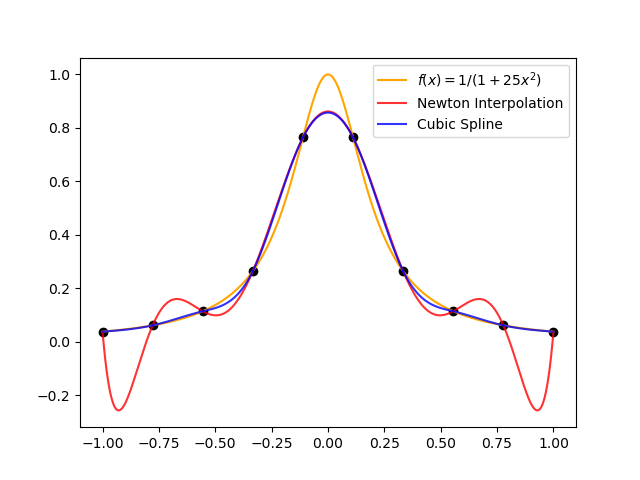

Generate this figure with Python:
# python 3.8.13
# NewtonInterpolation_q1.py

# Created on Oct 18 09:40:21 2022
# @author: yinchaoyang
# --- utf-8 ---

# Use the Newton Interpolation and Cubic Spline Interpolation Method
# to interpolate the function 1 / (1 + 25 * x^2) with the given points.

import numpy as np
import matplotlib.pyplot as plt

import NewtonInterpolation
import CubicSplineInterpolation


def function(x):
    return 1 / (1 + 25 * x**2)

points_x = np.linspace(-1, 1, 10)
points_y = function(points_x)
plt.scatter(points_x, points_y, color='black')

# the real function
x = np.linspace(-1, 1, 1000)
y = function(x)
plt.plot(x, y, 'orange', label='$f(x) = 1 / (1 + 25x^2)$')

# newton interpolation
x1 = np.linspace(-1, 1, 1000)
y1 = NewtonInterpolation.newtonInterpolation(points_x, points_y, x1)
plt.plot(x1, y1, 'r', alpha=0.8, label = "Newton Interpolation")

# cubic spline interpolation
DD_function_x2 = CubicSplineInterpolation.cubicSpine(points_x, points_y)
for i in range(len(points_x) - 1):
    x_i = np.linspace(points_x[i], points_x[i + 1], 100)
    y_i = DD_function_x2[i] / (6 * (points_x[i + 1] - points_x[i])) * (points_x[i + 1] - x_i)**3 + \
        DD_function_x2[i + 1] / (6 * (points_x[i + 1] - points_x[i])) * (x_i - points_x[i])**3 + \
        (points_y[i] / (points_x[i + 1] - points_x[i]) - DD_function_x2[i] * (points_x[i + 1] - points_x[i]) / 6) * (points_x[i + 1] - x_i) + \
        (points_y[i + 1] / (points_x[i + 1] - points_x[i]) - DD_function_x2[i + 1] * (points_x[i + 1] - points_x[i]) / 6) * (x_i - points_x[i])
    if i == 0:
        plt.plot(x_i, y_i, 'b', alpha=0.8, label = "Cubic Spline")
    else:
        plt.plot(x_i, y_i, 'b', alpha=0.8)

plt.legend(loc='best')
plt.show()
